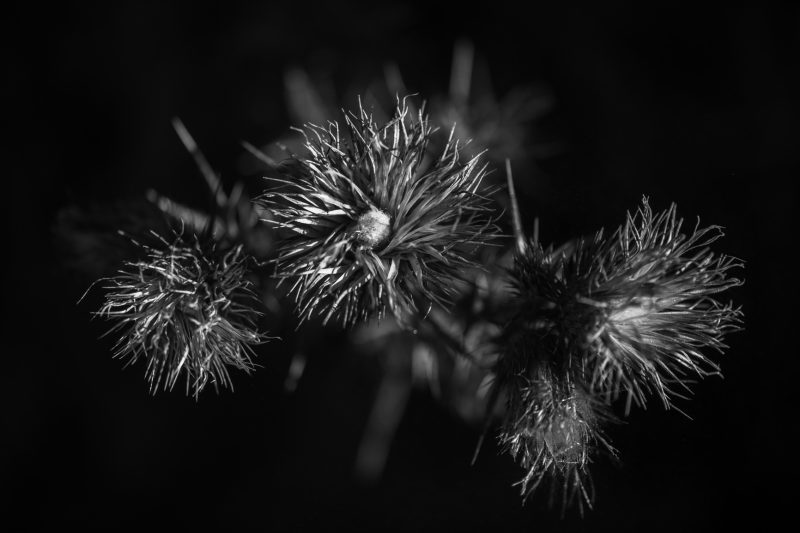
#> input picture DIP Assignments/flowers.jpg, 800 x 533 px
$ jupyter execute 'Gaussian Noise - Assignment-8.ipynb'
#> lines starting #> are read from the running program, lines starting #| are printed output that depends on the picture
[cell 1]
import cv2
import numpy as np
import matplotlib.pyplot as plt

img = cv2.imread('flowers.jpg')
#> img is the input picture: shape (533, 800, 3); min 0, max 255, mean 23.4

[cell 2]
# random Gaussian noise with mean 0 and standard deviation 50
noise = np.zeros(img.shape, np.uint8)
cv2.randn(noise, 0, 50)
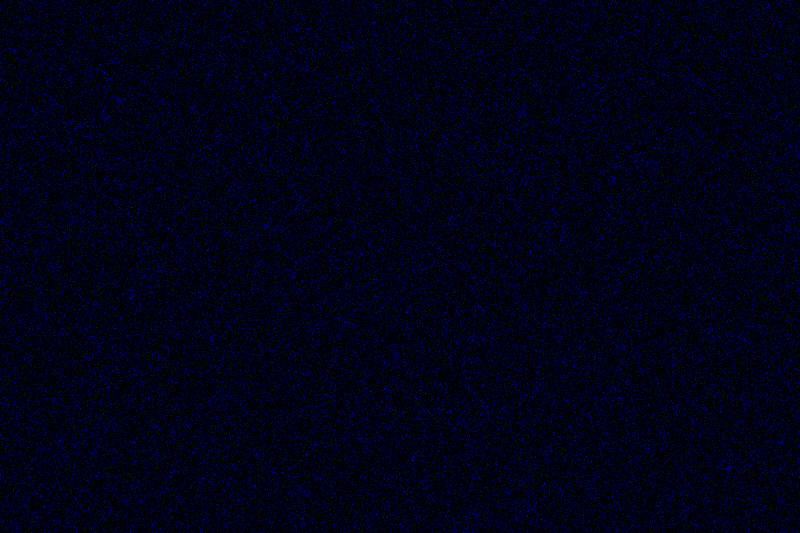
#> noise: shape (533, 800, 3); mean of channels 0, 1, 2 19.9, 0, 0; drawn as B, G, R

# Add noise to image
noisy_img = cv2.add(img, noise)
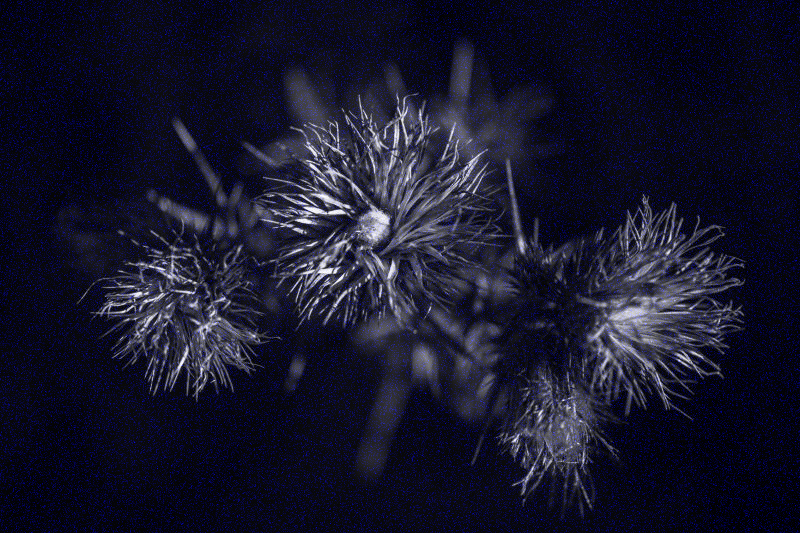
#> noisy_img: shape (533, 800, 3); mean B, G, R 43.3, 23.4, 23.4

# Apply Gaussian filter to remove noise
filtered_img = cv2.GaussianBlur(noisy_img, (5, 5), 0)
# 5,5 is the kernel size representing the width and height of the filter
# we set the sigma to 0 because we want the filter to calculate the standard deviation from the kernel size

[cell 3]
plt.figure(figsize=(15, 15))

plt.subplot(1, 3, 1)
plt.imshow(cv2.cvtColor(img, cv2.COLOR_BGR2RGB))
plt.title('Original Image')

plt.subplot(1, 3, 2)
plt.imshow(cv2.cvtColor(noisy_img, cv2.COLOR_BGR2RGB))
plt.title('Noisy Image')

plt.subplot(1, 3, 3)
plt.imshow(cv2.cvtColor(filtered_img, cv2.COLOR_BGR2RGB))
plt.title('Filtered Image')

plt.show()
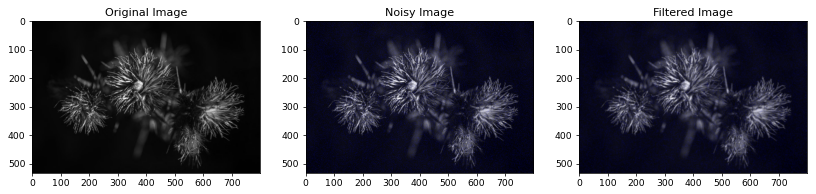
#> figure drawn by matplotlib, 3 panels
